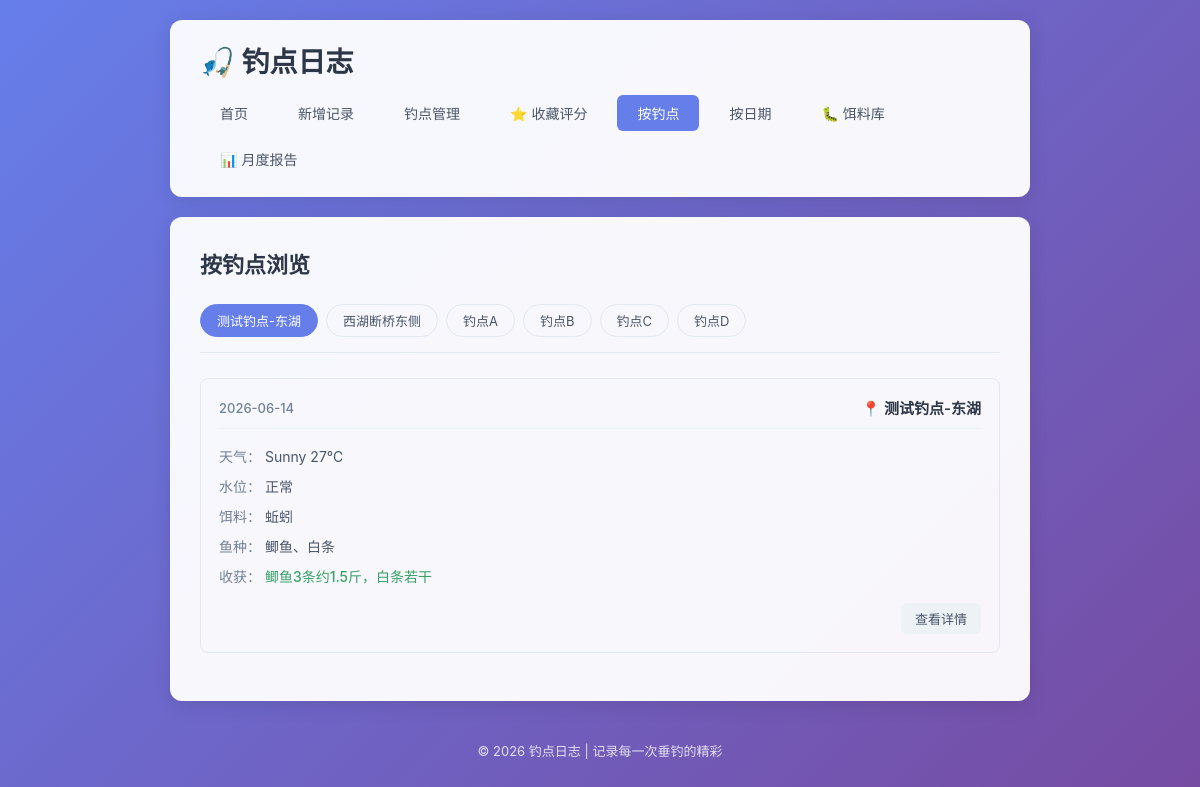
/by-spot, run on the app's committed database.
### tables this page shows
CREATE TABLE fishing_logs (
            id INTEGER PRIMARY KEY AUTOINCREMENT,
            spot TEXT NOT NULL,
            weather TEXT NOT NULL,
            water_level TEXT NOT NULL,
            bait TEXT NOT NULL,
            fish_species TEXT NOT NULL,
            harvest TEXT NOT NULL,
            next_strategy TEXT,
            created_at DATE NOT NULL
        , temperature TEXT, humidity TEXT, wind TEXT);

### app.py (the view)
@app.route('/by-spot')
def by_spot():
    conn = get_db()
    spots = conn.execute('SELECT DISTINCT spot FROM fishing_logs ORDER BY spot').fetchall()
    spot_list = [row['spot'] for row in spots]
    selected_spot = request.args.get('spot', spot_list[0] if spot_list else None)
    logs = []
    if selected_spot:
        logs = conn.execute(
            'SELECT * FROM fishing_logs WHERE spot = ? ORDER BY created_at DESC, id DESC',
            (selected_spot,)
        ).fetchall()
    conn.close()
    return render_template('by_spot.html', spot_list=spot_list, selected_spot=selected_spot, logs=logs)

### app.py (called while the page is built)
def get_db():
    conn = sqlite3.connect(DB_PATH)
    conn.row_factory = sqlite3.Row
    return conn

### templates/by_spot.html (shortened to what this page needs)
{% extends 'base.html' %}
{% block content %}
    <div class="page-header">
        <h2>按钓点浏览</h2>
    </div>
    {% if spot_list %}
        <div class="filter-bar">
            {% for spot in spot_list %}
                <a href="{{ url_for('by_spot', spot=spot) }}"
                   class="filter-btn {% if spot == selected_spot %}active{% endif %}">
                    {{ spot }}
                </a>
            {% endfor %}
        </div>
        {% if logs %}
            <div class="log-list">
                {% for log in logs %}
                    <div class="log-card">
                        <div class="log-header">
                            <span class="log-date">{{ log['created_at'] }}</span>
                            <span class="log-spot">📍 {{ log['spot'] }}</span>
                        </div>
                        <div class="log-body">
                            <div class="log-row">
                                <span class="label">天气：</span>
                                <span>{{ log['weather'] }}</span>
                            </div>
                            <div class="log-row">
                                <span class="label">水位：</span>
                                <span>{{ log['water_level'] }}</span>
                            </div>
                            <div class="log-row">
                                <span class="label">饵料：</span>
                                <span>{{ log['bait'] }}</span>
                            </div>
                            <div class="log-row">
                                <span class="label">鱼种：</span>
                                <span>{{ log['fish_species'] }}</span>
                            </div>
                            <div class="log-row">
                                <span class="label">收获：</span>
                                <span class="harvest">{{ log['harvest'] }}</span>
                            </div>
                        </div>
                        <div class="log-footer">
                            <a href="{{ url_for('log_detail', log_id=log['id']) }}" class="btn btn-small">查看详情</a>
                        </div>
                    </div>
                {% endfor %}
            </div>
        {% else %}
            <div class="empty-state">
                <p>该钓点暂无记录</p>
            </div>
        {% endif %}
    {% else %}
        <div class="empty-state">
            <p>还没有任何钓点记录</p>
            <a href="{{ url_for('add_log') }}" class="btn btn-primary">+ 新增记录</a>
        </div>
    {% endif %}
{% endblock %}

### static/style.css (style rules this page uses)
* { margin: 0; padding: 0; box-sizing: border-box; }
body { font-family: -apple-system, BlinkMacSystemFont, 'Segoe UI', 'PingFang SC', 'Microsoft YaHei', sans-serif; background: linear-gradient(135deg, #667eea 0%, #764ba2 100%); min-height: 100vh; color: #333; }
.page-header { display: flex; justify-content: space-between; align-items: center; margin-bottom: 25px; flex-wrap: wrap; gap: 15px; }
.page-header h2 { color: #2d3748; font-size: 22px; }
.btn { display: inline-block; padding: 10px 20px; border: none; border-radius: 6px; text-decoration: none; font-size: 14px; cursor: pointer; transition: all 0.2s ease; font-family: inherit; }
.btn-small { padding: 6px 14px; font-size: 13px; background: #edf2f7; color: #4a5568; }
.log-list { display: grid; gap: 15px; }
.log-card { border: 1px solid #e2e8f0; border-radius: 8px; padding: 18px; transition: all 0.2s ease; }
.log-header { display: flex; justify-content: space-between; align-items: center; margin-bottom: 12px; padding-bottom: 10px; border-bottom: 1px solid #edf2f7; }
.log-date { font-size: 13px; color: #718096; font-weight: 500; }
.log-spot { font-size: 15px; font-weight: 600; color: #2d3748; }
.log-body { margin-bottom: 12px; }
.log-row { padding: 5px 0; font-size: 14px; color: #4a5568; }
.log-row .label { font-weight: 500; color: #718096; }
.log-row .harvest { color: #38a169; font-weight: 500; }
.log-footer { text-align: right; }
.filter-bar { display: flex; gap: 8px; margin-bottom: 25px; flex-wrap: wrap; padding-bottom: 15px; border-bottom: 1px solid #e2e8f0; }
.filter-btn { padding: 6px 16px; border: 1px solid #e2e8f0; border-radius: 20px; text-decoration: none; font-size: 13px; color: #4a5568; transition: all 0.2s ease; }
.filter-btn.active { background: #667eea; color: white; border-color: #667eea; }

### data on the page
fishing_logs: created_at "2026-06-14", spot "测试钓点-东湖", weather "Sunny 27℃", water_level "正常", bait "蚯蚓", fish_species "鲫鱼、白条", harvest "鲫鱼3条约1.5斤，白条若干"

### other printed values
{{ spot }} "测试钓点-东湖" "西湖断桥东侧" "钓点A" "钓点B" "钓点C" "钓点D"
